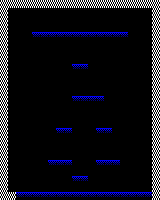

A 2D game scene composited from a Tiled map and its tileset images. What follows is a short description and the map's XML, with every tile layer's data as written:
An orthogonal 20x25 tile map with 8x8 px tiles, 2 tile layers (level, level2).

<map version="1.10" tiledversion="1.11.0" orientation="orthogonal" renderorder="right-down" width="20" height="25" tilewidth="8" tileheight="8" infinite="0" nextlayerid="3" nextobjectid="1">
 <tileset firstgid="1" name="platformer" tilewidth="8" tileheight="8" tilecount="4" columns="4">
  <image source="tiles.png" width="32" height="8" />
 </tileset>
 <layer id="1" name="level" width="20" height="25">
  <data encoding="csv">
2,2,2,2,2,2,2,2,2,2,2,2,2,2,2,2,2,2,2,2,
2,1,1,1,1,1,1,1,1,1,1,1,1,1,1,1,1,1,1,2,
2,1,1,1,1,1,1,1,1,1,1,1,1,1,1,1,1,1,1,2,
2,1,1,1,1,1,1,1,1,1,1,1,1,1,1,1,1,1,1,2,
2,1,1,1,3,3,3,3,3,3,3,3,3,3,3,3,1,1,1,2,
2,1,1,1,1,1,1,1,1,1,1,1,1,1,1,1,1,1,1,2,
2,1,1,1,4,4,1,1,1,1,1,1,1,1,1,1,1,1,1,2,
2,1,1,1,1,1,1,1,1,1,1,1,1,1,1,1,1,1,1,2,
2,1,1,1,1,1,1,1,3,3,3,3,3,3,1,1,1,1,1,2,
2,1,1,1,1,1,1,1,1,1,1,1,1,1,1,1,1,1,1,2,
2,1,1,1,1,1,4,4,1,1,1,1,1,1,1,1,1,1,1,2,
2,1,1,1,1,1,1,1,1,1,1,1,1,1,1,1,1,1,1,2,
2,1,1,1,1,1,1,1,3,3,3,3,3,3,1,1,1,1,1,2,
2,1,1,1,1,1,1,1,1,1,1,1,1,1,4,4,1,1,1,2,
2,1,1,1,1,1,1,1,1,1,1,1,1,1,1,1,1,1,1,2,
2,1,1,1,1,1,1,1,1,1,1,1,1,1,1,1,1,1,1,2,
2,1,1,1,1,1,1,1,3,3,3,3,3,3,1,1,1,1,1,2,
2,1,1,1,4,4,1,1,1,1,1,1,1,1,1,1,1,1,1,2,
2,1,1,1,1,1,1,1,1,1,1,1,1,1,1,1,1,1,1,2,
2,1,1,1,1,1,1,1,1,1,1,1,1,1,1,1,1,1,1,2,
2,1,1,1,1,1,1,1,3,3,3,3,3,3,1,1,1,1,1,2,
2,1,1,1,1,1,1,1,1,1,1,1,1,1,1,1,1,1,1,2,
2,1,1,1,1,1,1,1,1,1,1,1,1,1,4,4,1,1,1,2,
2,1,1,1,1,1,1,1,1,1,1,1,1,1,1,1,1,1,1,2,
2,2,3,3,3,3,3,3,3,3,3,3,3,3,3,3,3,3,2,2
</data>
 </layer>
 <layer id="2" name="level2" width="20" height="25">
  <data encoding="csv">
2,2,2,2,2,2,2,2,2,2,2,2,2,2,2,2,2,2,2,2,
2,1,1,1,1,1,1,1,1,1,1,1,1,1,1,1,1,1,1,2,
2,1,1,1,1,1,1,1,1,1,1,1,1,1,1,1,1,1,1,2,
2,1,1,1,1,1,1,1,1,1,1,1,1,1,1,1,1,1,1,2,
2,1,1,1,3,3,3,3,3,3,3,3,3,3,3,3,1,1,1,2,
2,1,1,1,1,1,1,1,1,1,1,1,1,1,1,1,1,1,1,2,
2,1,1,1,1,1,1,1,1,1,1,1,1,1,1,1,1,1,1,2,
2,1,1,1,1,1,1,1,1,1,1,1,1,1,1,1,1,1,1,2,
2,1,1,1,1,1,1,1,1,3,3,1,1,1,1,1,1,1,1,2,
2,1,1,1,1,1,1,1,1,1,1,1,1,1,1,1,1,1,1,2,
2,1,1,1,1,1,1,1,1,1,1,1,1,1,1,1,1,1,1,2,
2,1,1,1,1,1,1,1,1,1,1,1,1,1,1,1,1,1,1,2,
2,1,1,1,1,1,1,1,1,3,3,3,3,1,1,1,1,1,1,2,
2,1,1,1,1,1,1,1,1,1,1,1,1,1,1,1,1,1,1,2,
2,1,1,1,1,1,1,1,1,1,1,1,1,1,1,1,1,1,1,2,
2,1,1,1,1,1,1,1,1,1,1,1,1,1,1,1,1,1,1,2,
2,1,1,1,1,1,1,3,3,1,1,1,3,3,1,1,1,1,1,2,
2,1,1,1,1,1,1,1,1,1,1,1,1,1,1,1,1,1,1,2,
2,1,1,1,1,1,1,1,1,1,1,1,1,1,1,1,1,1,1,2,
2,1,1,1,1,1,1,1,1,1,1,1,1,1,1,1,1,1,1,2,
2,1,1,1,1,1,3,3,3,1,1,1,3,3,3,1,1,1,1,2,
2,1,1,1,1,1,1,1,1,1,1,1,1,1,1,1,1,1,1,2,
2,1,1,1,1,1,1,1,1,3,3,1,1,1,1,1,1,1,1,2,
2,1,1,1,1,1,1,1,1,1,1,1,1,1,1,1,1,1,1,2,
2,2,3,3,3,3,3,3,3,3,3,3,3,3,3,3,3,3,3,2
</data>
 </layer>
</map>
